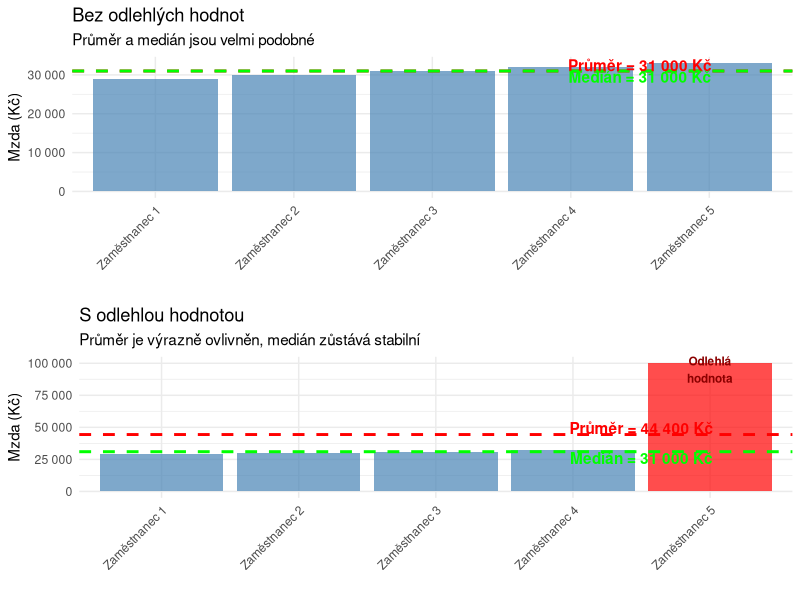
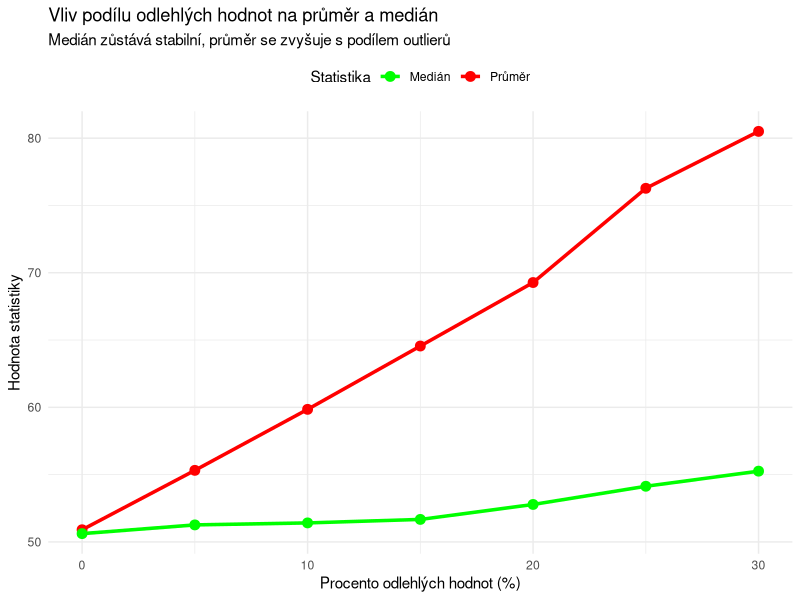

Generate these figures, in order, with R:
## ---- chunk 1
#| label: fig-outlier-effect
#| fig-cap: "Vliv odlehlých hodnot na průměr a medián"
#| warning: false
#| fig-height: 8

library(ggplot2)
library(gridExtra)

# Data bez outlierů
data_no_outliers <- c(29000, 30000, 31000, 32000, 33000)
mean_no <- mean(data_no_outliers)
median_no <- median(data_no_outliers)

# Data s outliery
data_with_outliers <- c(29000, 30000, 31000, 32000, 100000)
mean_with <- mean(data_with_outliers)
median_with <- median(data_with_outliers)

# Vytvoření data framů pro grafy
df_no <- data.frame(
  mzda = data_no_outliers,
  zamestnanec = paste("Zaměstnanec", 1:5)
)

df_with <- data.frame(
  mzda = data_with_outliers,
  zamestnanec = paste("Zaměstnanec", 1:5)
)

# Graf 1: Bez outlierů
p1 <- ggplot(df_no, aes(x = zamestnanec, y = mzda)) +
  geom_col(fill = "steelblue", alpha = 0.7) +
  geom_hline(yintercept = mean_no, color = "red", linetype = "dashed", size = 1) +
  geom_hline(yintercept = median_no, color = "green", linetype = "dashed", size = 1) +
  annotate("text", x = 4.5, y = mean_no + 1500,
           label = paste0("Průměr = ", format(mean_no, big.mark = " "), " Kč"),
           color = "red", fontface = "bold") +
  annotate("text", x = 4.5, y = median_no - 1500,
           label = paste0("Medián = ", format(median_no, big.mark = " "), " Kč"),
           color = "green", fontface = "bold") +
  labs(
    title = "Bez odlehlých hodnot",
    subtitle = "Průměr a medián jsou velmi podobné",
    y = "Mzda (Kč)",
    x = ""
  ) +
  theme_minimal() +
  theme(axis.text.x = element_text(angle = 45, hjust = 1)) +
  scale_y_continuous(labels = function(x) format(x, big.mark = " ", scientific = FALSE))

# Graf 2: S outliery
p2 <- ggplot(df_with, aes(x = zamestnanec, y = mzda)) +
  geom_col(aes(fill = mzda > 50000), alpha = 0.7) +
  scale_fill_manual(values = c("steelblue", "red")) +
  geom_hline(yintercept = mean_with, color = "red", linetype = "dashed", size = 1) +
  geom_hline(yintercept = median_with, color = "green", linetype = "dashed", size = 1) +
  annotate("text", x = 4.5, y = mean_with + 5000,
           label = paste0("Průměr = ", format(mean_with, big.mark = " "), " Kč"),
           color = "red", fontface = "bold") +
  annotate("text", x = 4.5, y = median_with - 5000,
           label = paste0("Medián = ", format(median_with, big.mark = " "), " Kč"),
           color = "green", fontface = "bold") +
  annotate("text", x = 5, y = 95000,
           label = "Odlehlá\nhodnota",
           color = "darkred", fontface = "bold", size = 3) +
  labs(
    title = "S odlehlou hodnotou",
    subtitle = "Průměr je výrazně ovlivněn, medián zůstává stabilní",
    y = "Mzda (Kč)",
    x = ""
  ) +
  theme_minimal() +
  theme(
    axis.text.x = element_text(angle = 45, hjust = 1),
    legend.position = "none"
  ) +
  scale_y_continuous(labels = function(x) format(x, big.mark = " ", scientific = FALSE))

# Uspořádání grafů
gridExtra::grid.arrange(p1, p2, ncol = 1)
## ---- chunk 2
#| label: fig-outlier-robustness
#| fig-cap: "Robustnost průměru a mediánu vůči odlehlým hodnotám"
#| warning: false

set.seed(123)

# Vytvoření dat s postupně přidávanými outliery
base_data <- rnorm(100, mean = 50, sd = 10)
outlier_proportions <- seq(0, 0.3, by = 0.05)

results <- data.frame()
for (prop in outlier_proportions) {
  n_outliers <- round(prop * 100)
  if (n_outliers > 0) {
    data <- c(base_data[1:(100-n_outliers)], rnorm(n_outliers, mean = 150, sd = 20))
  } else {
    data <- base_data
  }

  results <- rbind(results, data.frame(
    procento_outlieru = prop * 100,
    prumer = mean(data),
    median = median(data),
    metrika = "Průměr"
  ))

  results <- rbind(results, data.frame(
    procento_outlieru = prop * 100,
    prumer = mean(data),
    median = median(data),
    metrika = "Medián"
  ))
}

# Přeformátování pro vizualizaci
results_long <- data.frame(
  procento_outlieru = rep(results$procento_outlieru[results$metrika == "Průměr"], 2),
  hodnota = c(results$prumer[results$metrika == "Průměr"],
              results$median[results$metrika == "Medián"]),
  metrika = rep(c("Průměr", "Medián"), each = length(outlier_proportions))
)

ggplot(results_long, aes(x = procento_outlieru, y = hodnota, color = metrika, group = metrika)) +
  geom_line(size = 1.2) +
  geom_point(size = 3) +
  labs(
    title = "Vliv podílu odlehlých hodnot na průměr a medián",
    subtitle = "Medián zůstává stabilní, průměr se zvyšuje s podílem outlierů",
    x = "Procento odlehlých hodnot (%)",
    y = "Hodnota statistiky",
    color = "Statistika"
  ) +
  theme_minimal() +
  scale_color_manual(values = c("Průměr" = "red", "Medián" = "green")) +
  theme(legend.position = "top")
